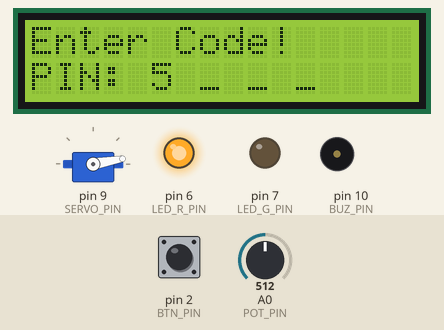
This sketch was run on a simulated Arduino Uno, built with avr-gcc and run on an emulated ATmega328P. Shown: 16×2 character LCD, servo, output pins drawn as LEDs (lit = HIGH), buzzer (waves = sounding). The test bench sets the inputs (shaded band); at power-on: pin 2 (BTN_PIN) HIGH, A0 (POT_PIN) = 512.

Above: at 1.3 s.
1.4 s: pin 2 (BTN_PIN) pulled LOW for 1 s
At 3.1 s:
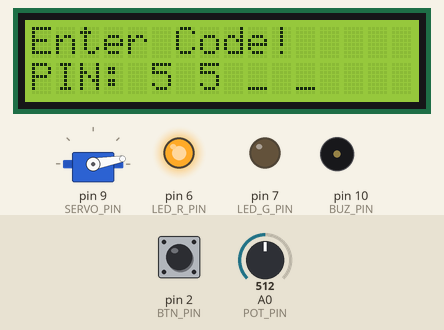
3.9 s: pin 2 (BTN_PIN) pulled LOW for 3.2 s
At 5.0 s:
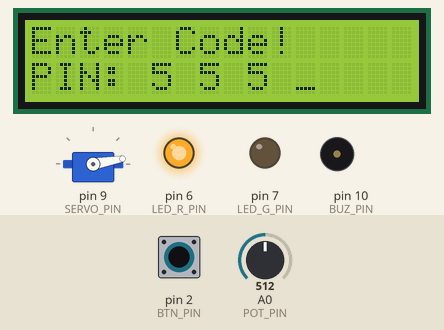
8.6 s: pin 2 (BTN_PIN) pulled LOW for 1 s
At 9.8 s:
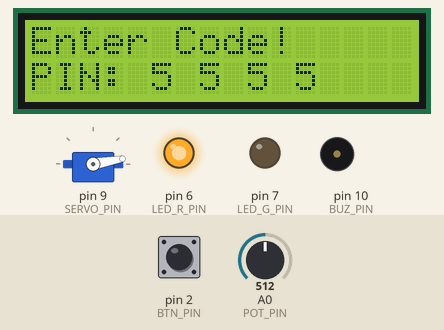
11.1 s: pin 2 (BTN_PIN) pulled LOW for 3.2 s
At 12.1 s:
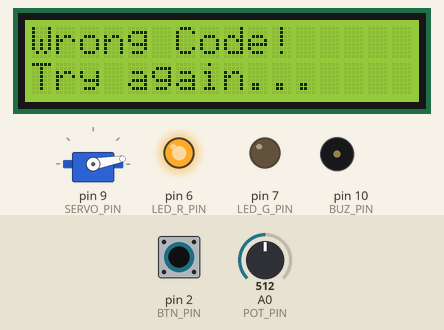
15.8 s: A0 (POT_PIN) set to 716
At 16.4 s:
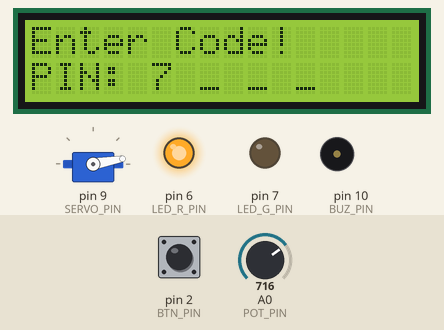
17.3 s: A0 (POT_PIN) set to 900
At 18.7 s:
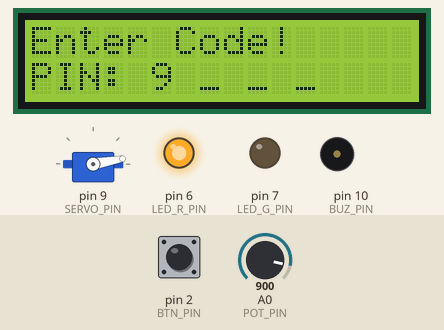
Timing chart, 0 to 19.8 s (numbered marks = the images above; inputs shaded):
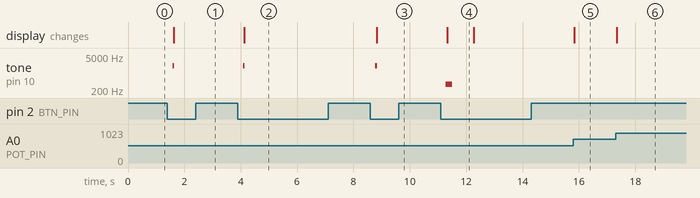

Measured:
- after the input at 1.4 s, tone on pin 10 (BUZ_PIN): silent → 2000 Hz after 0.18 s, → silent 0.06 s later; the display: changes after 0.22 s (image 1)
- after the input at 3.9 s, tone on pin 10 (BUZ_PIN): silent → 2000 Hz after 0.18 s, → silent 0.06 s later; the display: changes after 0.22 s (image 2)
- after the input at 8.6 s, tone on pin 10 (BUZ_PIN): silent → 2000 Hz after 0.18 s, → silent 0.06 s later; the display: changes after 0.22 s (image 3)
- after the input at 11.1 s, tone on pin 10 (BUZ_PIN): silent → 350 Hz after 0.18 s, → silent 0.22 s later; the display: changes after 0.23 s (image 4)
- after the input at 15.8 s, the display: changes at once (image 5)
- after the input at 17.3 s, the display: changes at once (image 6)
- what the display in image 4 shows lasts 1.0 s, from 11.3 s to 12.3 s

The sketch:

Potlock-Project_CODE.ino
```cpp
#include <Wire.h>
#include <LiquidCrystal_I2C.h>
#include <Servo.h>

LiquidCrystal_I2C lcd(0x27, 16, 2);
Servo lockServo;

 // setting constant
const int POT_PIN   = A0;
const int BTN_PIN   = 2;

const int LED_G_PIN = 7;
const int LED_R_PIN = 6;

const int BUZ_PIN   = 10;
const int SERVO_PIN = 9;


const int CODE_LEN = 4;
int secretCode[CODE_LEN] = {0, 9, 0, 4};

const int SERVO_LOCKED_ANGLE   = 10;
const int SERVO_UNLOCKED_ANGLE = 90;

// Button debounce (created using ChatGPT)
const unsigned long DEBOUNCE_MS = 180;

enum State { ENTERING, UNLOCKED };
State state = ENTERING;

int entered[CODE_LEN];
int enteredCount = 0;

int lastLiveDigit = -1;

// Button edge detect + debounce
bool lastBtnReading = HIGH;
bool stableBtnState = HIGH;
unsigned long lastDebounceTime = 0;

// Sounds fuctions
void beepShort() {
  tone(BUZ_PIN, 2000, 60);
}

void beepError() {
  tone(BUZ_PIN, 350, 220);
}

void beepSuccess() {
  tone(BUZ_PIN, 1200, 120); delay(140);
  tone(BUZ_PIN, 1700, 140); delay(160);
  tone(BUZ_PIN, 2300, 160);
}

//Helper functions LED
void showLocked() {
  digitalWrite(LED_R_PIN, HIGH);
  digitalWrite(LED_G_PIN, LOW);
}

void showUnlocked() {
  digitalWrite(LED_R_PIN, LOW);
  digitalWrite(LED_G_PIN, HIGH);
}

//potentiometer mapping
int potToDigit(int raw) {
  int d = raw / 100;
  if (d > 9) d = 9;
  if (d < 0) d = 0;
  return d;
}

//LCD
void clearLine(int row) {
  lcd.setCursor(0, row);
  lcd.print("                ");
}
// Display Input (created using ChatGPT)
void showEnterScreen(int liveDigit) {
  clearLine(0);
  lcd.setCursor(0, 0);
  lcd.print("Enter Code!");


  lcd.setCursor(0, 1);
  lcd.print("PIN: ");

  for (int i = 0; i < CODE_LEN; i++) {
    if (i < enteredCount) lcd.print(entered[i]);
    else if (i == enteredCount) lcd.print(liveDigit);
    else lcd.print('_');
    lcd.print(' ');
  }

  // ensure no leftovers
  lcd.print("  ");
}

void showUnlockedScreen() {
  clearLine(0);
  lcd.setCursor(0, 0);
  lcd.print("Unlocked!");

  clearLine(1);
  lcd.setCursor(0, 1);
  lcd.print("Press to relock");
}

// Code check
bool isCodeCorrect() {
  for (int i = 0; i < CODE_LEN; i++) {
    if (entered[i] != secretCode[i]) return false;
  }
  return true;
}

// Lock Control
void lockChest() {
  lockServo.write(SERVO_LOCKED_ANGLE);
  state = ENTERING;
  enteredCount = 0;
  showLocked();

  int liveDigit = potToDigit(analogRead(POT_PIN));
  lastLiveDigit = liveDigit;
  showEnterScreen(liveDigit);
}

void unlockChest() {
  lockServo.write(SERVO_UNLOCKED_ANGLE);
  state = UNLOCKED;
  showUnlocked();
  showUnlockedScreen();
}

//button handling (Chat GPT)
bool buttonPressedEvent() {
  // Debounced falling-edge event (HIGH->LOW because INPUT_PULLUP)
  bool reading = digitalRead(BTN_PIN);

  if (reading != lastBtnReading) {
    lastDebounceTime = millis();
    lastBtnReading = reading;
  }

  if ((millis() - lastDebounceTime) > DEBOUNCE_MS) {
    if (reading != stableBtnState) {
      stableBtnState = reading;
      if (stableBtnState == LOW) {
        return true; // pressed
      }
    }
  }
  return false;
}

void setup() {
  pinMode(BTN_PIN, INPUT_PULLUP);
  pinMode(LED_G_PIN, OUTPUT);
  pinMode(LED_R_PIN, OUTPUT);
  pinMode(BUZ_PIN, OUTPUT);

  lcd.init();
  lcd.backlight();

  lockServo.attach(SERVO_PIN);


  lockChest();
}

void loop() {
  // Live input updating (C)
  if (state == ENTERING) {
    int liveDigit = potToDigit(analogRead(POT_PIN));
    if (liveDigit != lastLiveDigit) {
      lastLiveDigit = liveDigit;
      showEnterScreen(liveDigit);
    }
    //sound enter
    if (buttonPressedEvent()) {
      beepShort();

      if (enteredCount < CODE_LEN) {
        entered[enteredCount] = liveDigit;
        enteredCount++;

        if (enteredCount >= CODE_LEN) {
          if (isCodeCorrect()) {
            beepSuccess();
            unlockChest();
          } else {
            beepError();
            showLocked();

            clearLine(0);
            lcd.setCursor(0, 0);
            lcd.print("Wrong Code!");
            clearLine(1);
            lcd.setCursor(0, 1);
            lcd.print("Try again...");
            delay(900);

            // Reset entry
            enteredCount = 0;
            showEnterScreen(liveDigit);
          }
        } else {
          showEnterScreen(liveDigit);
        }
      }
    }
  }

  else if (state == UNLOCKED) {
    if (buttonPressedEvent()) {
      beepShort();
      lockChest();
    }
  }
}
```
